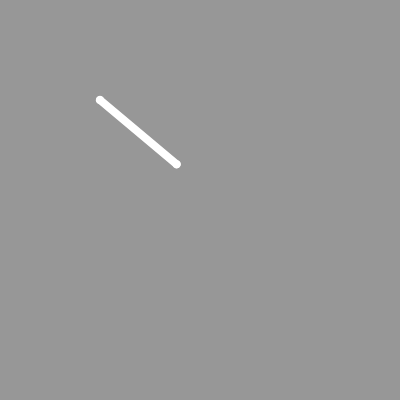
Frame 1 (no input)
Frame 60 (no input): identical to frame 1, image omitted
Frame 120 (the mouse pressed at the canvas centre since frame 60): identical to frame 1, image omitted

The p5.js sketch that drew this single still picture (run headless with seeded random() and noise() and a simulated clock; from frame 60 on, the mouse is pressed at the canvas centre):

// p5.js sketch
// ── sketch.js
let angle = 0;

let x;
let y;
let r, dx, dy;


function setup() {
  createCanvas(400, 400);
  angleMode(DEGREES);




}

function draw() {
  background(151);
  x = 100;
  y = 100;
  stroke(255);
  strokeWeight(8);
  point(x, y);

  angle = 40;
  r = 100;

  dx = r * cos(angle);
  dy = r * sin(angle);

  point(x + dx, y + dy);
  line(x, y, x + dx, y + dy);
}


/*
Daniel Shiffman's Tutorial
9.20: Polar Coordinates - p5.js Tutorial
https://youtu.be/N633bLi_YCw
*/
